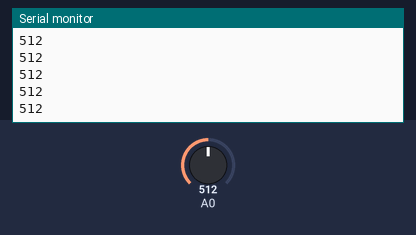
A sketch run on a simulated Arduino Uno, built with avr-gcc and run on an emulated ATmega328P. Shown: the last lines printed to the serial monitor. The test bench sets the inputs (shaded band); at power-on: A0 = 512.

Above: at 1.2 s.
1.3 s: A0 set to 716
At 2.4 s:
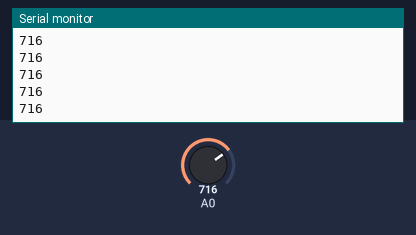
2.8 s: A0 set to 900
At 3.7 s:
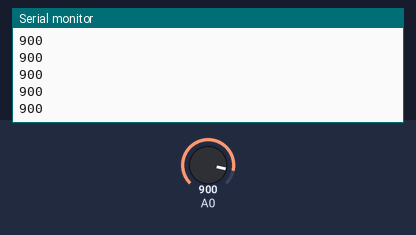
Timing chart, 0 to 5.8 s (numbered marks = the images above; inputs shaded):
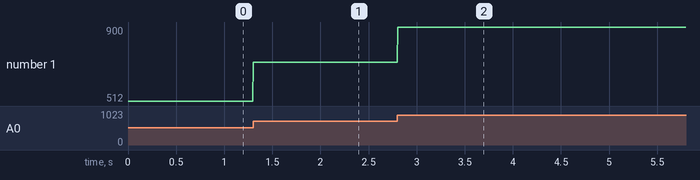

Measured:
- after the input at 1.3 s, the serial monitor: prints a new line at once (image 1)
- after the input at 2.8 s, the serial monitor: prints a new line at once (image 2)
- plotted number 1: 512 → 716 after the input at 1.3 s, 716 → 900 after the input at 2.8 s

The sketch:

rate_logger.ino
```cpp
#define F_SAMPLE_US 5
unsigned long t=0;

void setup(){
	Serial.begin(115200);
	 while (!Serial);
}

void loop(){
	Serial.println(analogRead(A0));
    delay(5);
}
```
